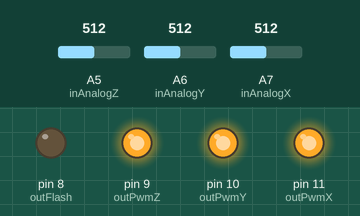
A sketch run on a simulated Arduino Nano, built with avr-gcc and run on an emulated ATmega328P. Shown: output pins drawn as LEDs (lit = HIGH). The inputs (shaded band) are chosen by the test bench; at power-on: A5 (inAnalogZ) = 512, A6 (inAnalogY) = 512, A7 (inAnalogX) = 512.

Above: at 1.2 s.
1.3 s: A5 (inAnalogZ) set to 263
At 2.2 s:
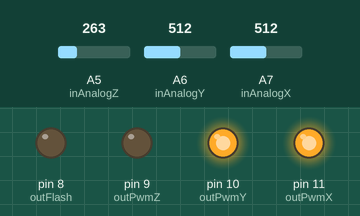
2.8 s: A6 (inAnalogY) set to 263
At 3.4 s:
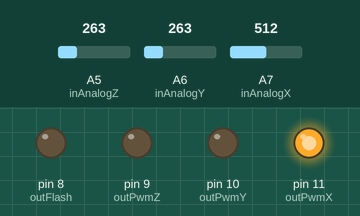
4.3 s: A7 (inAnalogX) set to 263
At 4.6 s:
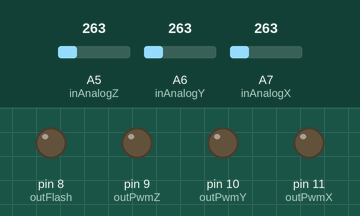
5.8 s: A5 (inAnalogZ) set to 297
7.3 s: A5 (inAnalogZ) set to 317
At 7.9 s:
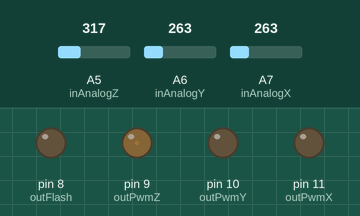
8.8 s: A6 (inAnalogY) set to 291
10.3 s: A6 (inAnalogY) set to 313
At 11.6 s:
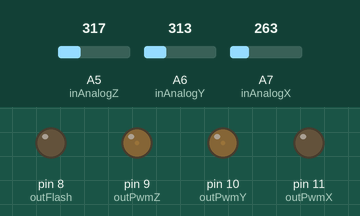
Timing chart, 0 to 12.9 s (numbered marks = the images above; inputs shaded):
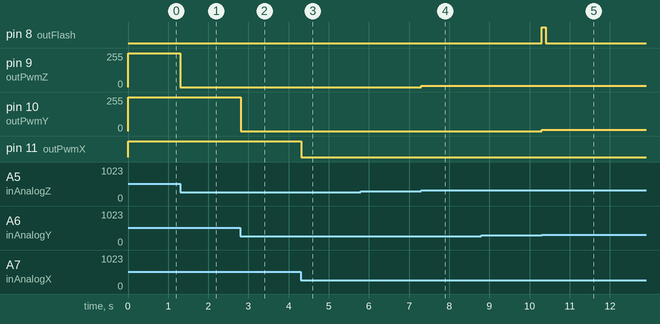

The sketch:

Three_Axes_discrete_Orientation_Recognition.ino
```cpp
// (licence header left out)
// Names for the pins

const int inAnalogZ = A5;  // Analog input pin attached to the Z axis
const int inAnalogY = A6;  // Analog input pin attached to the Y axis
const int inAnalogX = A7;  // Analog input pin attached to the X axis

const char outPwmZ  =  9;  // Analog output pin attached to the Z-LED
const char outPwmY  = 10;  // Analog output pin attached to the Y-LED
const char outPwmX  = 11;  // Analog output pin attached to the X-LED

const char outFlash =  8;  // flashlight to signal change of position

const char acOutput[3] = {0, 8, 255}; // light intensity map for 0,1,2

void setup()
  {
  // nothings to do so far
  }

/* =========================================================================

   Select response value 0, 1 or 2 for a given sensore value

   For the final product, inHigh and inLow has to be calibrated. The
   accelerometer sensor used for this development shows mainly even
   resonses for each axis. So we only need on pair of border values.

   ========================================================================= */

char ratio(int input)
  {
  const int inMin = 273; // Sensor minimal value (measured+manipulated)
  const int inMax = 432; // Sensor maximal value (measured+manipulated)

  // The sensor response is a sinus curve. We try to expand the middle part
  // of the curve to stabelize output mapping. Instead of using 1/3 of the
  // amplitude, we interprete only 20% of the caps of the sinus curve to find
  // out with sector of rotation we are in. We need a mapping _like_ this:
  //
  //     0° => 0
  //    90° => 1
  //   180° => 2
  //
  // For more information about acceleromater response see:
  //
  //   Sensor_Responses/Accelerometer-Response.ods
  //
  const char threshold = (inMax-inMin) / 5;
  if (input > inMax - threshold) return 2; // higher than max-(max-min)*20%
  if (input > inMin + threshold) return 1; // higher then min+(max-min)*20%
                                 return 0; // all values below
  }

/* =========================================================================

   The main loop reads input from 3 acceleromter axes and writes output
   mapped to 3 states to PWM D/A output to set 3 LEDs to 'off' 'half on'
   and 'on'. Also it falshes a fourth LED to signalize a change from one
   valid position to another one.

   There are 6 discrete valid positions:

   ========================================================================= */

void loop()
  {
  // valid end positions
  const  char uprt = 0x16;
  const  char left = 0x11;
  const  char down = 0x14;
  const  char rght = 0x19;
  const  char back = 0x05;
  const  char frnt = 0x25;

         char x, y, z;         // input values
         char xyzVector;       // current combined input values
  static char xyzLast  = uprt; // last valid position

  // three lines to do all the real work
  analogWrite(outPwmX, acOutput[x=ratio(analogRead(inAnalogX))]);
  analogWrite(outPwmY, acOutput[y=ratio(analogRead(inAnalogY))]);
  analogWrite(outPwmZ, acOutput[z=ratio(analogRead(inAnalogZ))]);

  // generates the combined vector from x,y,z input values
  xyzVector = x << 4 | y << 2 | z;
  // test if current postion ist valid (test 1) and changed (test 2)
  char bChanged;
  switch (xyzVector)
    {
    // all valid positions
    case uprt: bChanged = xyzLast != uprt; break;
    case left: bChanged = xyzLast != left; break;
    case down: bChanged = xyzLast != down; break;
    case rght: bChanged = xyzLast != rght; break;
    case back: bChanged = xyzLast != back; break;
    case frnt: bChanged = xyzLast != frnt; break;
    // all invalid positions
    default:
       bChanged = false;
    }
  // we had a change from one valid position to another one => blink!
  if ( bChanged )
    {
    xyzLast = xyzVector;        // the new position becomes the old one
    analogWrite(outFlash, 255); // we do a short flashing of LED outFlash
    delay(100);
    analogWrite(outFlash, 0);
    }

  // wait 10 milliseconds before the next loop for the analog-to-digital
  // converter to settle after the last reading - unsure if we really
  // need this. I found no documentation about this and practical studies
  // don't support this theory. But we are analysing, so no complaints here
  delay(10);
  } // end of main loop
```

Measured:
- after the input at 1.3 s, pin 9 (outPwmZ): 255/255 → 0/255 at once
- after the input at 2.8 s, pin 10 (outPwmY): 255/255 → 0/255 at once
- after the input at 4.3 s, pin 11 (outPwmX): HIGH → LOW at once
- after the input at 5.8 s, every drawn part: stays the same
- after the input at 7.3 s, pin 9 (outPwmZ): 0/255 → 8/255 at once
- after the input at 8.8 s, every drawn part: stays the same
- after the input at 10.3 s, pin 8 (outFlash): LOW → HIGH at once, → LOW 0.10 s later; pin 10 (outPwmY): 0/255 → 8/255 at once
